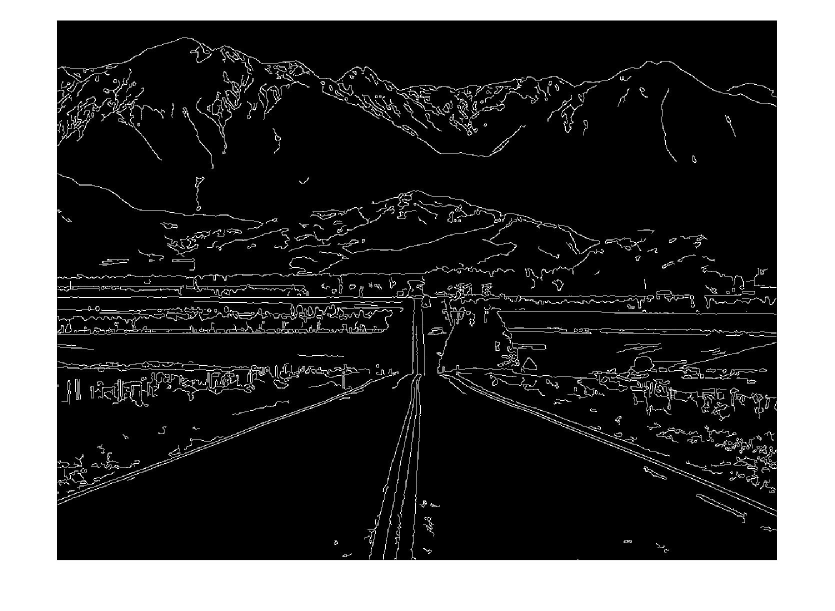
%> input picture moba_HA1_Abb3_NZroads.jpg, 1670 x 1222 px (shown at 1/2 size)
$ octave houghTransform.m   (GNU Octave 9; MATLAB toolbox functions it lacks are replaced by stand-ins)
%> lines starting %> are read from the running program, lines starting %| are printed output that depends on the picture; in (x1, y1, x2, y2) boxes, pixels count from 0 and x2, y2 are one past the last pixel; in counts of white or black regions, pixels touching at a corner belong together; the program's own positions count from 1
%**************************************************************************
%* Moba - Hough-Transformation                                            *
%**************************************************************************

%instead of this, call the create_image_with_lines function in the command
%window.
create_image_with_lines('Hausarbeit 1','moba_HA1_Abb3_NZroads.jpg',1);
% [10 lines not run here, left out]
function create_image_with_lines(path,image_name,do_show_images)
%> called with path = 'Hausarbeit 1', image_name = 'moba_HA1_Abb3_NZroads.jpg', do_show_images = 1

    %reads the image
    picture_name=strcat(strcat(path,'\'),image_name);
    A=imread(picture_name);
%> A is the input picture: size 1222x1670x3 uint8; min 0, max 255, mean 69.8
    A=im2bw(A);
%> A: size 1222x1670 logical; 27.2% white; 726 white regions (123 under 20 px), largest, box (x1, y1, x2, y2) and area: (0, 0, 1670, 1222) 486980, (115, 561, 949, 649) 2125, (879, 748, 1553, 1033) 1134
    %deletes any frame that is around the image
    A = delete_frame (A);
    %gets the accumulator matrix, representation of the image in hough
    %space(Hesse normal form)
    [acc,thetas,rhos]=hough_transform(A);
    %m is used to scale the representation of the hough space
    m=max(acc(:));
    %resize the accumulator matrix from hough to the same size as image
    %only because it is easier for a human to look at. no other purpose
    [width,height]=size(A);
    resized=imresize(acc,[width,height]);
    %finds the peak in the accumulator matrix (for a human represented as the
    %bright spots on the accumulator image
    peaks=detect_max(acc);
    %creates a matrix same size as the image with the found lines drawn
    %into it
    line_matrix=create_line_matrix(peaks,rhos,thetas,A);
    %merges the image and the matrix lines together
    %the new line is not binary. so that the drawn lines can be drawn in a
    %differnt colour than the original edges. so they can be differentiated
    line_image=merge_lines_with_image(A,line_matrix);
    %results get shown, if the features are on the hough space image and the images with
    %the lines in it
    if(do_show_images)
        %Plot of the results
        f1 = figure;
        subplot(1,1,1), imshow(line_image)
            title('\fontsize{12}\bf Original image')
        hold on;
        %Plot of the hough space
        f2 = figure;
        subplot(1,1,1),imshow(resized,[0,m])
            title('\fontsize{12}\bf Hough image')
            xlabel('\fontsize{8} Winkel [癩')
            ylabel('\fontsize{8} Abstand [ ]')
    end
    %saves the image with the lines in the folder where the mat-file is.
    %same name as the original image except the line_ in front
    imwrite(line_image,strcat('lines_',image_name));
end

%creates the hough space (acc). out of the given binary image
%thetas is the angle vector in rad
%rhos is the distance vector in pixels
function [acc,thetas,rhos]=hough_transform(binary_image)

   %Are the edges white or black?
   isWhiteEdge= edge_value(binary_image);
   %rho and thta ranges
   thetas=degtorad(-90:90);
   [width,height]=size(binary_image);
   diag_len=round(sqrt(width*width+height*height));
   rhos=-diag_len:1:diag_len;

   %cache some reusable values
   cos_t = cos(thetas);
   sin_t=sin(thetas);
   num_thetas= size(thetas,2);

   %hough accumulator array of thetha vs rho
   acc=zeros(2*diag_len,num_thetas);
   %gets all the indexes from the pixels where an edge is
   if(isWhiteEdge)
    [y_idxs, x_idxs]= find(binary_image);
   else
    [y_idxs, x_idxs]= find(~binary_image);
   end

   %vote in hough accumulator
   for i= 1:size(x_idxs)
        x=x_idxs(i);
        y=y_idxs(i);
        for t_idx=1:num_thetas
            %calculate rho. diag_len is added for a positive index
            rho=round(x*cos_t(t_idx)+y*sin_t(t_idx))+diag_len;
            acc(rho,t_idx)=acc(rho,t_idx)+1;
        end
   end

end

%gets the local max values and with that the lines
%return value is a number_peaks(max 10)x2. In this vectors there is rho and
%[rho,theta]
% [18 lines left out: function detect_max, not called in this run]

%this creates out of the hough space a matrix with the size of the image.
%in this matrix the found lines are drawn. the lines go trough the whole
%picture. it was not implemented to detect where the line would start an
%where it does end. 'cause in the "original" hough algorithm this is not
%given. nowadays this is normaly implemented -> but out of the scope of
%this task
% [20 lines left out: function create_line_matrix, not called in this run]

%gives the start and enpoint of a straight line. start and endpoint of
%the edge of the image
%simply tries trough all 6 possible line directions.
% [51 lines left out: function calculate_line_points, not called in this run]

%returns 1 if the point is in the image 0 if it's not
% [12 lines left out: function point_is_in_image, not called in this run]

%delets a possible frame around the image. if there is a frame it leads to
%false lines. returns the matrix without the frame
function [A] = delete_frame (A)
    [width,height]=size(A);
%> width = 1222; height = 1670
    %gets the value of the frame pixels
    frameValue=edge_value(A);
%> in edge_value, `numberOfzeros = sum(A(:) == 0);`: numberOfzeros = 1485746
%> in edge_value, `numberOfones = sum(A(:) == 1);`: numberOfones = 554994
%> frameValue = 1
    %searches the upper left corner of the image without frame
    for row1 = 1:width
        for column1 = 1:height
            if (A(row1,column1) ~= frameValue)
                break
            end
        end
        if (A(row1,column1) ~= frameValue)
            break
        end
    end
    %searches the downer right corner of the image without frame
    for row2 = 0:width-1
        for column2 = 0:height-1
            if (A(width-row2,height-column2) ~= frameValue)
                break
            end
        end
        if (A(width-row2,height-column2) ~= frameValue)
            break
        end
    end
    %minimizes the image to the calculated inner corners
    A = A(row1:width-row2,column1:height-column2);
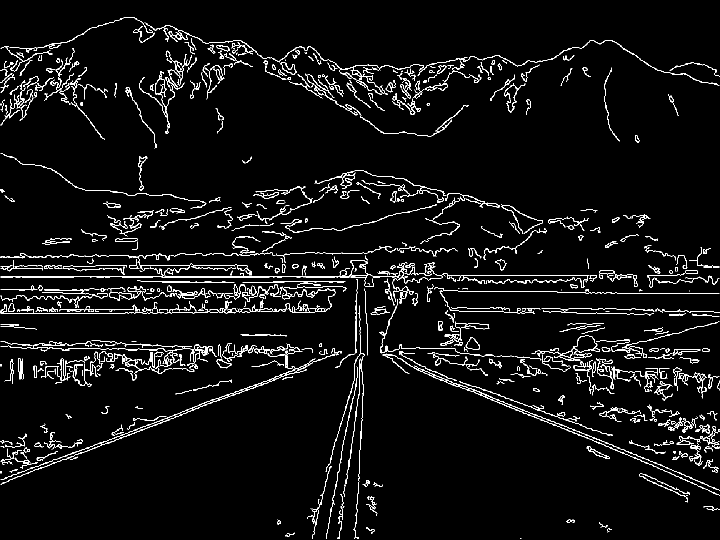
%> A: size 1079x1440 logical (shown at 1/2 size); 4.4% white in thin lines or dots
%> (the run ends here)
